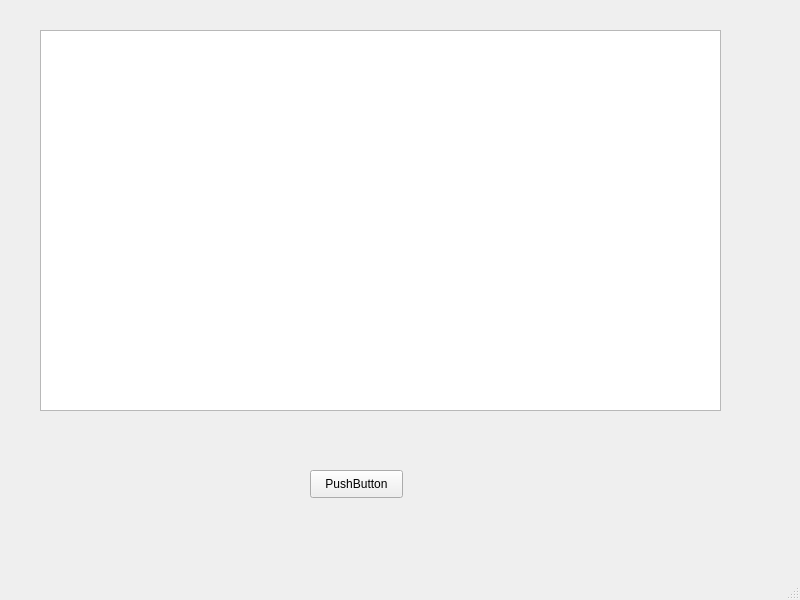
<?xml version="1.0" encoding="UTF-8"?>
<ui version="4.0">
 <class>MainWindow</class>
 <widget class="QMainWindow" name="MainWindow">
  <property name="geometry">
   <rect>
    <x>0</x>
    <y>0</y>
    <width>800</width>
    <height>600</height>
   </rect>
  </property>
  <property name="windowTitle">
   <string>MainWindow</string>
  </property>
  <widget class="QWidget" name="centralwidget">
   <widget class="QTableView" name="tableView">
    <property name="geometry">
     <rect>
      <x>40</x>
      <y>30</y>
      <width>681</width>
      <height>381</height>
     </rect>
    </property>
   </widget>
   <widget class="QPushButton" name="pushButton">
    <property name="geometry">
     <rect>
      <x>310</x>
      <y>470</y>
      <width>93</width>
      <height>28</height>
     </rect>
    </property>
    <property name="text">
     <string>PushButton</string>
    </property>
   </widget>
  </widget>
  <widget class="QMenuBar" name="menubar">
   <property name="geometry">
    <rect>
     <x>0</x>
     <y>0</y>
     <width>800</width>
     <height>26</height>
    </rect>
   </property>
  </widget>
  <widget class="QStatusBar" name="statusbar"/>
 </widget>
 <resources/>
 <connections/>
</ui>
